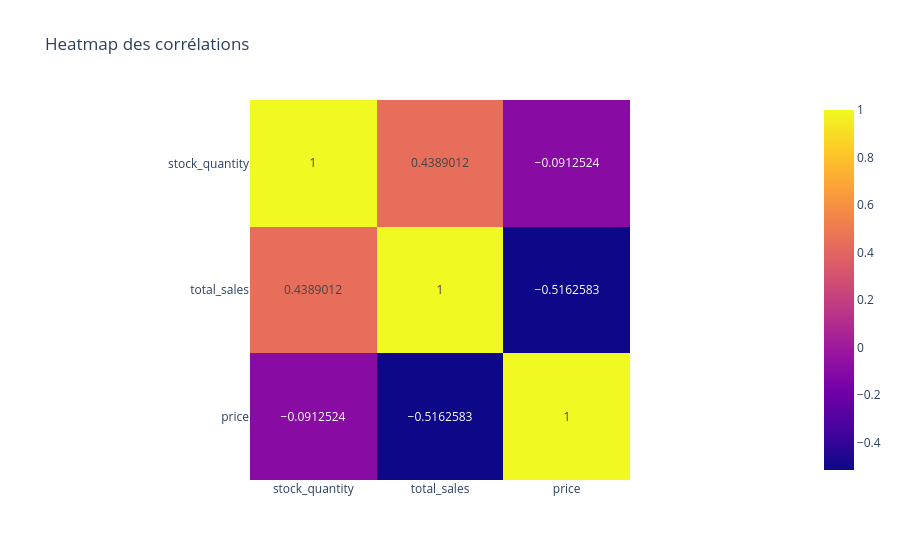

Notebook cell for this chart:
### Markdown cell above
<div style="border: 1px solid RGB(51,165,182);" >
<h3 style="margin: auto; padding: 20px; color: RGB(51,165,182); ">Etape 5.5 - Analyse des corrélations entre les variables stock, sales et price</h3>
</div>

### Code cell
############################
# Analyse des corrélations #
############################

#Création d'une heatmap de corrélation avec les variables stock, sales et price
df_corr = df_merge[['stock_quantity', 'total_sales', 'price']]
correlation = df_corr.corr()
fig = px.imshow(
    correlation,
    text_auto=True,
    title="Heatmap des corrélations"
)

fig.show()

### Figure 1 — Plotly figure (JSON) as saved in the notebook; plotly's stock layout.template omitted (floating-point values rounded to 4 significant figures)
{"data": [{"coloraxis": "coloraxis", "hovertemplate": "x: %{x}<br>y: %{y}<br>color: %{z}<extra></extra>", "name": "0", "texttemplate": "%{z}", "type": "heatmap", "x": ["stock_quantity", "total_sales", "price"], "xaxis": "x", "y": ["stock_quantity", "total_sales", "price"], "yaxis": "y", "z": [[1.0, 0.4389, -0.09125], [0.4389, 1.0, -0.5163], [-0.09125, -0.5163, 1.0]]}], "layout": {"coloraxis": {"colorscale": [[0, "#0d0887"], [0.1111, "#46039f"], [0.2222, "#7201a8"], [0.3333, "#9c179e"], [0.4444, "#bd3786"], [0.5556, "#d8576b"], [0.6667, "#ed7953"], [0.7778, "#fb9f3a"], [0.8889, "#fdca26"], [1, "#f0f921"]]}, "title": {"text": "Heatmap des corrélations"}, "xaxis": {"anchor": "y", "constrain": "domain", "domain": [0, 1], "scaleanchor": "y"}, "yaxis": {"anchor": "x", "autorange": "reversed", "constrain": "domain", "domain": [0, 1]}}}
